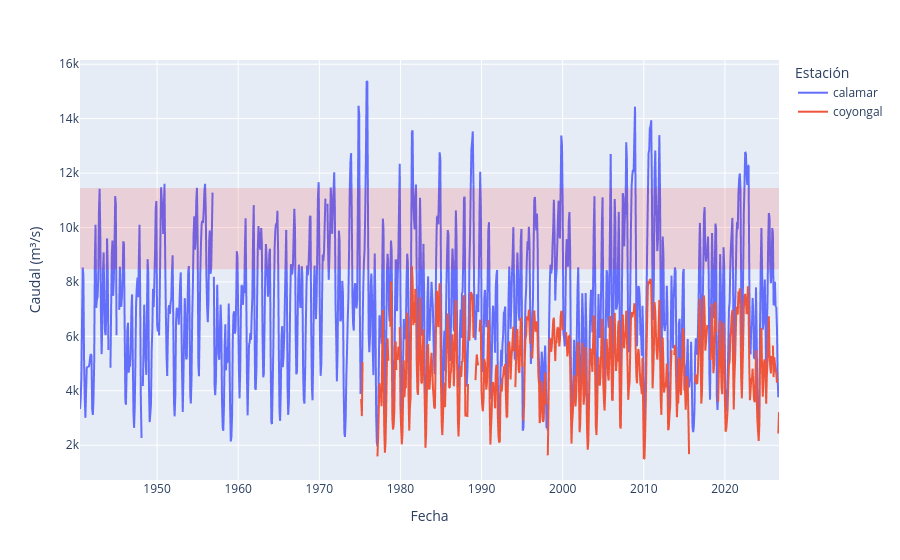

Source (notebook cell):
### Markdown cell above
## 2.4 Series de caudal y régimen hidrológico

El tablero incluye un selector que permite elegir una o varias estaciones y muestra sus
caudales promediados por mes, con la banda de descarga efectiva sombreada. Esa figura se
actualiza mediante una función de retorno que se describe en el capítulo 4. La versión
estática que se presenta a continuación muestra la estación objetivo junto con Coyongal, la
estación del bajo Magdalena con mayor correlación con ella.

### Code cell
d = caudales.set_index("fecha")[["calamar", "coyongal"]].resample("MS").mean().reset_index()
fig = px.line(d, x="fecha", y=["calamar", "coyongal"],
              labels={"value": "Caudal (m³/s)", "fecha": "Fecha", "variable": "Estación"})
fig.add_hrect(y0=LIM[0], y1=LIM[1], fillcolor="red", opacity=0.12, line_width=0)
fig

### Figure 1 — Plotly figure (JSON) as saved in the notebook; plotly's stock layout.template omitted (floating-point values rounded to 4 significant figures; data arrays with more than 128 entries replaced by an {"elided": "..."} marker saying what was removed)
{"data": [{"hovertemplate": "Estación=calamar<br>Fecha=%{x}<br>Caudal (m³/s)=%{y}<extra></extra>", "legendgroup": "calamar", "line": {"color": "#636efa", "dash": "solid"}, "marker": {"symbol": "circle"}, "mode": "lines", "name": "calamar", "showlegend": true, "type": "scattergl", "x": {"elided": "1035 str values"}, "xaxis": "x", "y": {"elided": "1035 float values"}, "yaxis": "y"}, {"hovertemplate": "Estación=coyongal<br>Fecha=%{x}<br>Caudal (m³/s)=%{y}<extra></extra>", "legendgroup": "coyongal", "line": {"color": "#EF553B", "dash": "solid"}, "marker": {"symbol": "circle"}, "mode": "lines", "name": "coyongal", "showlegend": true, "type": "scattergl", "x": {"elided": "1035 str values"}, "xaxis": "x", "y": {"elided": "1035 float values"}, "yaxis": "y"}], "layout": {"legend": {"title": {"text": "Estación"}, "tracegroupgap": 0}, "margin": {"t": 60}, "shapes": [{"fillcolor": "red", "line": {"width": 0}, "opacity": 0.12, "type": "rect", "x0": 0, "x1": 1, "xref": "x domain", "y0": 8461.0, "y1": 11450.0, "yref": "y"}], "xaxis": {"anchor": "y", "domain": [0.0, 1.0], "title": {"text": "Fecha"}}, "yaxis": {"anchor": "x", "domain": [0.0, 1.0], "title": {"text": "Caudal (m³/s)"}}}}
